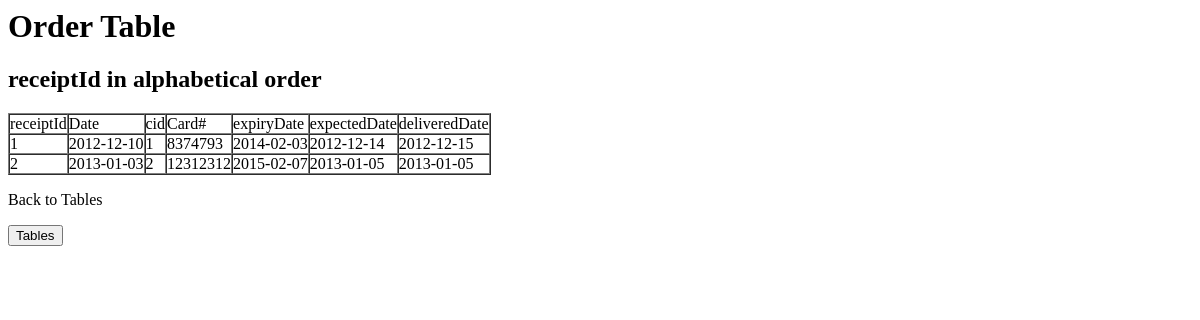
Page /tables/ordertable.php on the earlier database version.
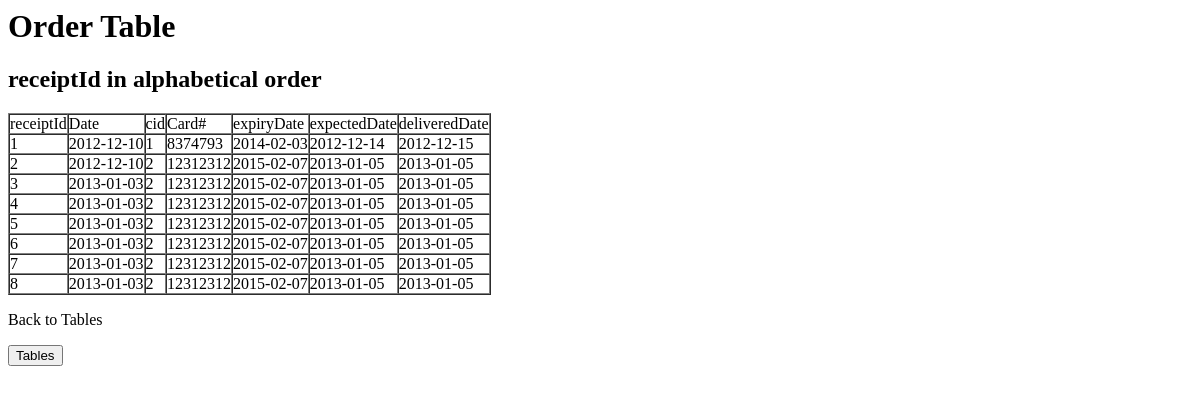
Same page on the later database version.
### tables this page shows
CREATE TABLE Orders(
ReceiptId char(30) not null,
Date date not null,
CId char(30) not null,
CardNo char(30) not null,
ExpiryDate date not null,
ExpectedDate date not null,
DeliveredDate date not null,
PRIMARY KEY(ReceiptId));

### tables/ordertable.php (the view, shortened to what this page needs)
<html>
<head>
<body>
<h1>Order Table</h1>
<?php
	$connection = new mysqli("dbserver.ugrad.cs.ubc.ca", "j4n8", "a29454113", "j4n8");
?>
<h2>receiptId in alphabetical order</h2>
<table border=1 cellpadding=0 cellspacing=0>
<tr valign=center>
<td class=rowheader>receiptId</td>
<td class=rowheader>Date</td>
<td class=rowheader>cid</td>
<td class=rowheader>Card#</td>
<td class=rowheader>expiryDate</td>
<td class=rowheader>expectedDate</td>
<td class=rowheader>deliveredDate</td>
</tr>
<?php
	if (!$result = $connection->query("SELECT receiptid, date, cid, cardno, expirydate, expecteddate, delivereddate FROM orders ORDER BY receiptid")) {
        die('There was an error running the query [' . $db->error . ']');
    }
    while($row = $result->fetch_assoc()){
       echo "<tr><td>".$row['receiptid']."</td>";
       echo "<td>".$row['date']."</td>";
       echo "<td>".$row['cid']."</td>";
	   echo "<td>".$row['cardno']."</td>";
	   echo "<td>".$row['expirydate']."</td>";
	   echo "<td>".$row['expecteddate']."</td>";
	   echo "<td>".$row['delivereddate']."</td></tr>";
    }
    echo "</table>";
?>
<p>Back to Tables</p>
<form method="POST" action="../tables.php">
<p><input type="submit" value="Tables" name="tables"></p>
</form>

Differences in the rows shown:
changed orders id 2: Date "2013-01-03" → "2012-12-10"
added orders: ReceiptId "3", Date "2013-01-03", CId "2", CardNo "12312312", ExpiryDate "2015-02-07", ExpectedDate "2013-01-05", DeliveredDate "2013-01-05"
added orders: ReceiptId "4", Date "2013-01-03", CId "2", CardNo "12312312", ExpiryDate "2015-02-07", ExpectedDate "2013-01-05", DeliveredDate "2013-01-05"
added orders: ReceiptId "5", Date "2013-01-03", CId "2", CardNo "12312312", ExpiryDate "2015-02-07", ExpectedDate "2013-01-05", DeliveredDate "2013-01-05"
added orders: ReceiptId "6", Date "2013-01-03", CId "2", CardNo "12312312", ExpiryDate "2015-02-07", ExpectedDate "2013-01-05", DeliveredDate "2013-01-05"
added orders: ReceiptId "7", Date "2013-01-03", CId "2", CardNo "12312312", ExpiryDate "2015-02-07", ExpectedDate "2013-01-05", DeliveredDate "2013-01-05"
added orders: ReceiptId "8", Date "2013-01-03", CId "2", CardNo "12312312", ExpiryDate "2015-02-07", ExpectedDate "2013-01-05", DeliveredDate "2013-01-05"
